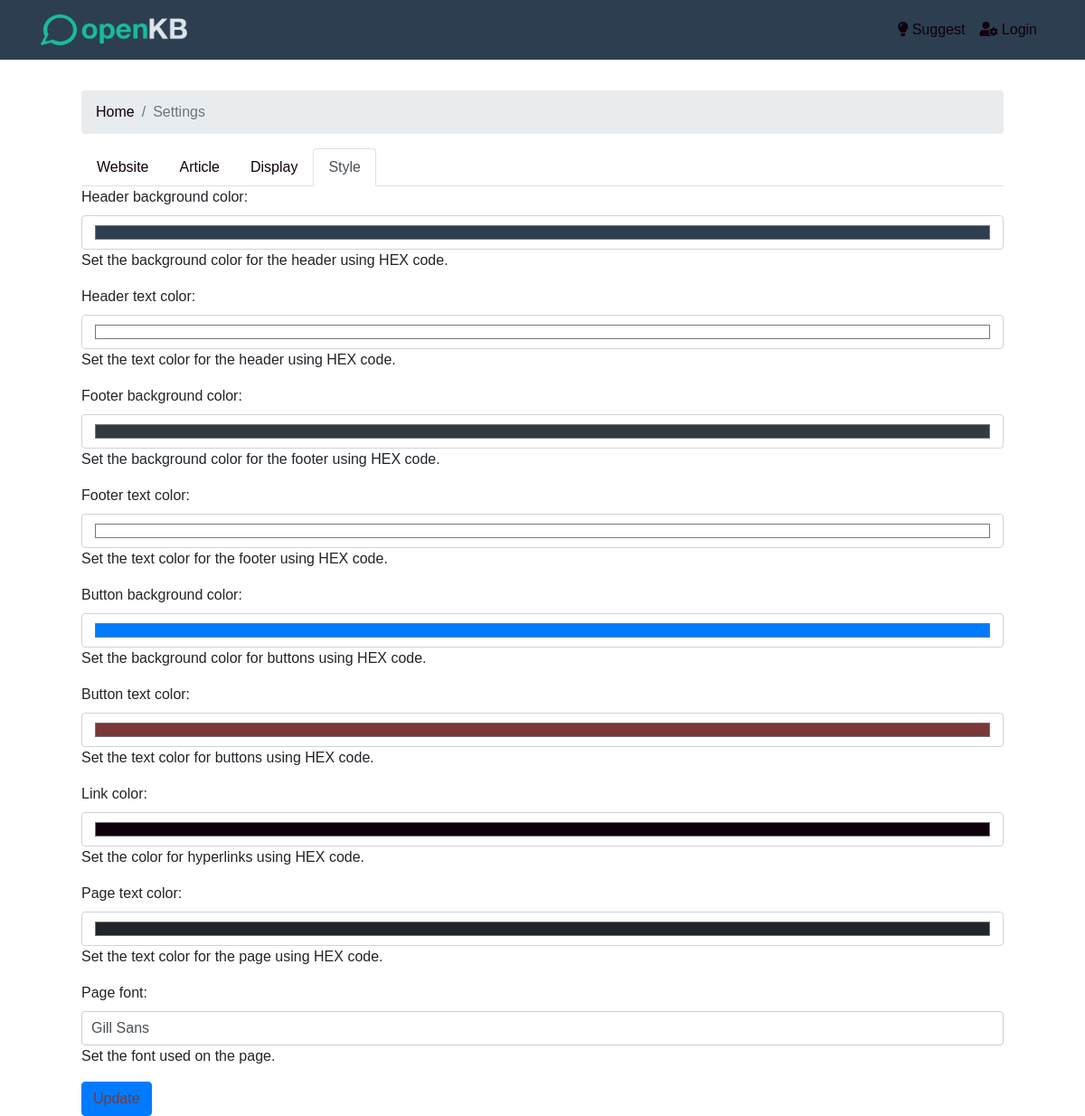
The page /settings/style/ on the database as committed earlier.
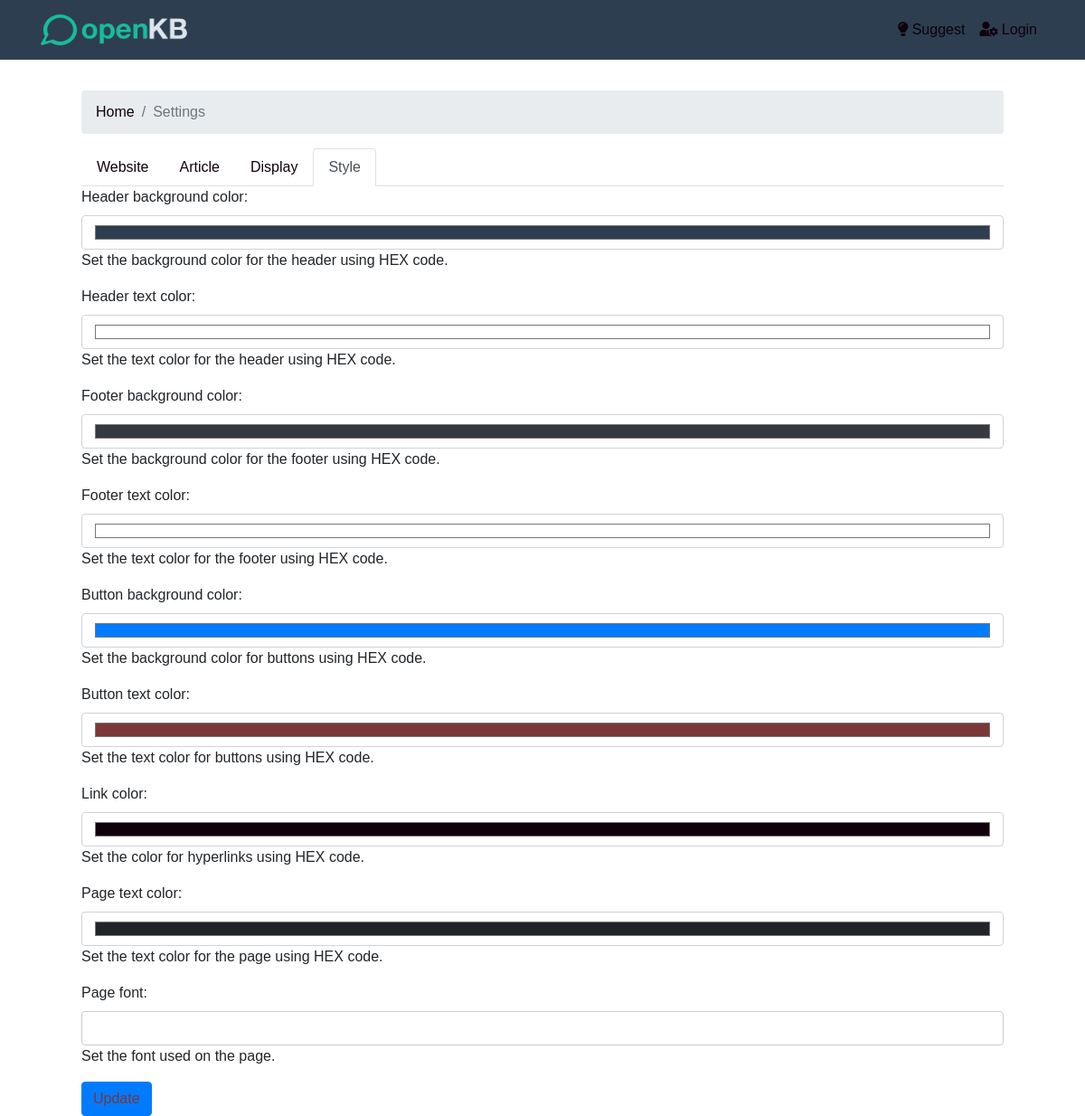
The same page on the database as committed later.
### kb/models.py (models this page shows, shortened)
class StyleSettings(models.Model):
    header_background_color = models.CharField(max_length=7, blank=True, default='#2D3E50')
    header_text_color = models.CharField(max_length=7, blank=True, default='#FFFFFF')
    footer_background_color = models.CharField(max_length=7, blank=True, default='#343a40')
    footer_text_color = models.CharField(max_length=7, blank=True, default='#ffffff')
    button_background_color = models.CharField(max_length=7, blank=True, default='#007bff')
    button_text_color = models.CharField(max_length=7, blank=True, default='#7a3838')
    link_color = models.CharField(max_length=7, blank=True, default='#0f000c')
    page_text_color = models.CharField(max_length=7, blank=True, default='#212529')
    page_font = models.CharField(max_length=50, blank=True)

### kb/views.py (the view)
# urls.py: path('settings/style/', StyleSettingsView.as_view(), name='style_settings'),
class StyleSettingsView(UpdateView):
    model = StyleSettings
    template_name = 'settings/style_settings.html'
    form_class = StyleSettingsForm
    success_url = '/settings/style/'
    def get_object(self, queryset=None):
        return StyleSettings.objects.first() or StyleSettings()
    def get_context_data(self, **kwargs):
        context = super().get_context_data(**kwargs)
        context['active_tab'] = 'style'
        return context

### kb/context_processors.py (called while the page is built)
def website_settings(request):
    website_settings = WebsiteSettings.objects.first()
    style_settings = StyleSettings.objects.first()
    return {
        'websettings': website_settings,
        'style_settings': style_settings,
    }

### templates/settings/style_settings.html
{% extends 'settings/base_settings.html' %}
{% block settings_content %}
<form method="post" action="{% url 'style_settings' %}">
	{% csrf_token %} {{ form.as_p }}
	<button type="submit" class="btn btn-primary">Update</button>
</form>
{% endblock %}

Rows that differ between the two databases and show on the page:
changed StyleSettings "#ffffff": page_font "Gill Sans" → (not shown)
